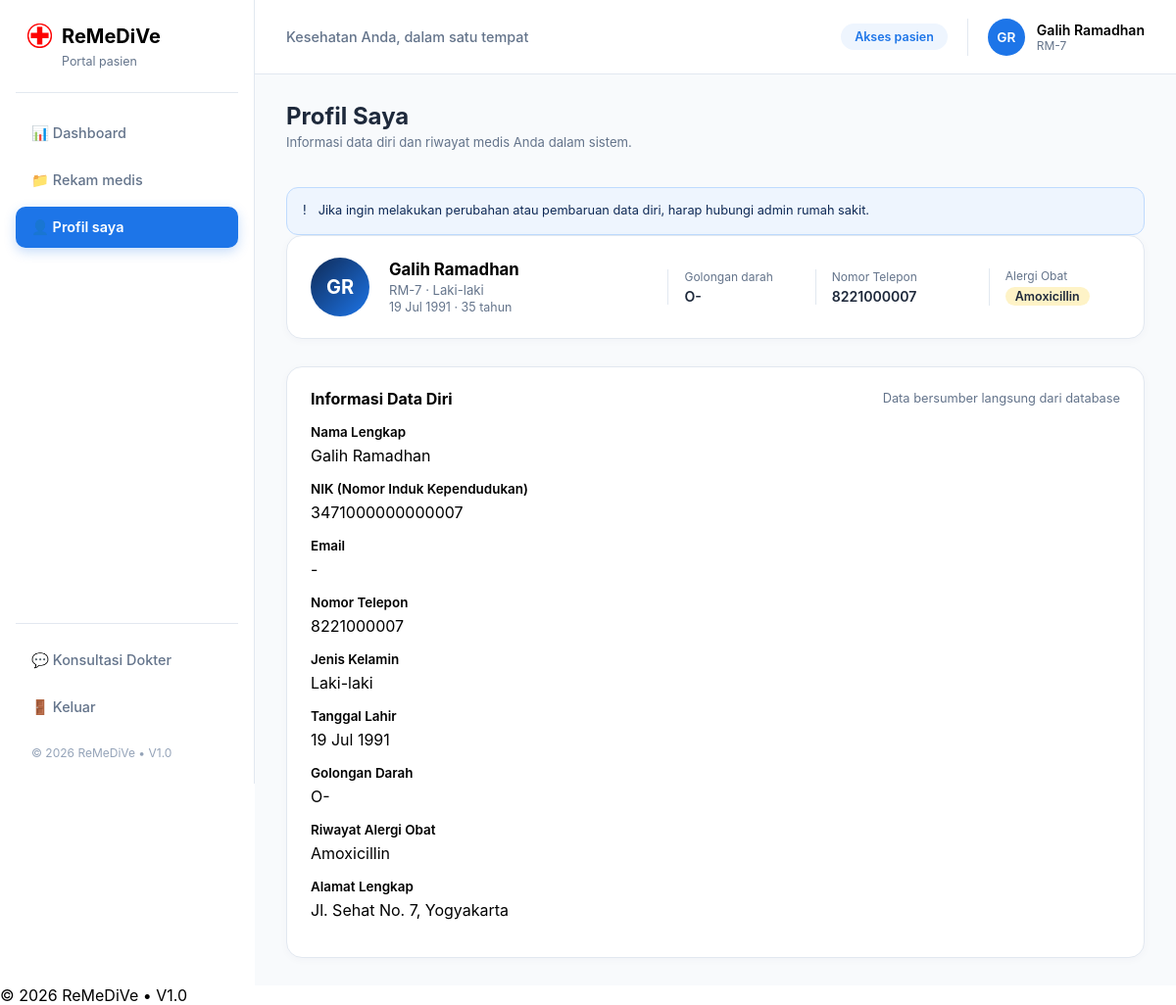
Page /patient_profile.php (signed in) on the committed database.
### tables this page shows
CREATE TABLE `patients` (
  `PatientID` int(11) NOT NULL,
  `PatientName` varchar(50) DEFAULT NULL,
  `NIK` char(16) DEFAULT NULL,
  `BloodType` varchar(3) DEFAULT NULL,
  `PhoneNumber` varchar(15) DEFAULT NULL,
  `Address` text DEFAULT NULL,
  `Gender` char(1) NOT NULL,
  `BirthDate` date NOT NULL,
  `UserID` int(11) DEFAULT NULL,
  `Allergy` varchar(50) DEFAULT NULL
);

### patient_profile.php (the view, shortened to what this page needs)
<?php
    include ('header.php');
    $age_text = '-';
    if ($data && !empty($data['BirthDate'])) {
        $birth_date_obj = new DateTime($data['BirthDate']);
        $today = new DateTime('today');
        $age = $birth_date_obj->diff($today)->y;
        $age_text = $age . ' tahun';
    }
?>
<main class="main-content">
    <div class="page-header-row">
        <div>
            <h2>Profil Saya</h2>
            <p class="section-desc">Informasi data diri dan riwayat medis Anda dalam sistem.</p>
        </div>
    </div>
    <div class="notice-disclaimer-box">
        <span>!</span>
        <p>Jika ingin melakukan perubahan atau pembaruan data diri, harap hubungi admin rumah sakit.</p>
    </div>
    <div class="card profile-summary-card">
        <div class="profile-avatar-large"><?php echo $initials; ?></div>
        <div class="profile-info-grid">
            <div class="profile-main-data">
                <h3><?php echo htmlspecialchars($display_name); ?></h3>
                <p><?php echo $identifier; ?> · <?php echo ($data && isset($data['Gender']) && $data['Gender'] == 'P') ? 'Perempuan' : 'Laki-laki'; ?></p>
                <p class="birth-text"><?php echo ($data && !empty($data['BirthDate'])) ? date('d M Y', strtotime($data['BirthDate'])) : '-'; ?> · <?php echo $age_text; ?></p>
            </div>
            <div class="profile-col">
                <span class="label">Golongan darah</span>
                <span class="value"><?php echo ($data && !empty($data['BloodType'])) ? htmlspecialchars($data['BloodType']) : '-'; ?></span>
            </div>
            <div class="profile-col">
                <span class="label">Nomor Telepon</span>
                <span class="value"><?php echo ($data && !empty($data['PhoneNumber'])) ? htmlspecialchars($data['PhoneNumber']) : '-'; ?></span>
            </div>
            <div class="profile-col">
                <span class="label">Alergi Obat</span>
                <span class="value warning-tag"><?php echo ($data && !empty($data['Allergy'])) ? htmlspecialchars($data['Allergy']) : 'Tidak ada'; ?></span>
            </div>
        </div>
    </div>
    <div class="card content-card profile-edit-container">
        <div class="card-title-row">
            <h3>Informasi Data Diri</h3>
            <span class="section-sub-info">Data bersumber langsung dari database</span>
        </div>
        <div class="profile-details-view">
            <div class="form-grid-two">
                <div class="form-group">
                    <label class="label">Nama Lengkap</label>
                    <div class="profile-text-static"><?php echo htmlspecialchars($data['PatientName'] ?? '-'); ?></div>
                </div>
                <div class="form-group">
                    <label class="label">NIK (Nomor Induk Kependudukan)</label>
                    <div class="profile-text-static"><?php echo htmlspecialchars($data['NIK'] ?? '-'); ?></div>
                </div>
            </div>
            <div class="form-grid-two">
                <div class="form-group">
                    <label class="label">Email</label>
                    <div class="profile-text-static"><?php echo htmlspecialchars($data['Email'] ?? '-'); ?></div>
                </div>
                <div class="form-group">
                    <label class="label">Nomor Telepon</label>
                    <div class="profile-text-static"><?php echo htmlspecialchars($data['PhoneNumber'] ?? '-'); ?></div>
                </div>
            </div>
            <div class="form-grid-three">
                <div class="form-group">
                    <label class="label">Jenis Kelamin</label>
                    <div class="profile-text-static"><?php echo ($data && isset($data['Gender']) && $data['Gender'] == 'P') ? 'Perempuan' : 'Laki-laki'; ?></div>
                </div>
                <div class="form-group">
                    <label class="label">Tanggal Lahir</label>
                    <div class="profile-text-static"><?php echo ($data && !empty($data['BirthDate'])) ? date('d M Y', strtotime($data['BirthDate'])) : '-'; ?></div>
                </div>
                <div class="form-group">
                    <label class="label">Golongan Darah</label>
                    <div class="profile-text-static"><?php echo htmlspecialchars($data['BloodType'] ?? '-'); ?></div>
                </div>
            </div>
            <div class="form-group">
                <label class="label">Riwayat Alergi Obat</label>
                <div class="profile-text-static"><?php echo htmlspecialchars($data['Allergy'] ?? 'Tidak ada'); ?></div>
            </div>
            <div class="form-group">
                <label class="label">Alamat Lengkap</label>
                <div class="profile-text-static"><?php echo htmlspecialchars($data['Address'] ?? '-'); ?></div>
            </div>
        </div>
    </div>
</main>
<?php
    include ('footer.php');
?>

### header.php (shortened to what this page needs)
<?php
    include ('connection.php');
    $user_id = $_SESSION['UserID'];
    $role = $_SESSION['Role'];
    $display_name = '';
    $identifier   = '';
    $initials     = '';
    if ($role === 'patient') {
    $query = "SELECT * FROM patients WHERE UserID = '$user_id'";
    $result = mysqli_query($connection, $query);
        if ($result && mysqli_num_rows($result) > 0) {
            $data = mysqli_fetch_assoc($result);
            $display_name = $data['PatientName'];
            $identifier = 'RM-' . $data['PatientID'];
            $words = explode(' ', $display_name);
            $initials = mb_substr($words[0], 0, 1) . (isset($words[1]) ? mb_substr($words[1], 0, 1) : '');
            $initials = strtoupper($initials);
        }
    } else {
        $display_name = 'Administrator';
        $identifier = 'ADM';
        $initials = 'AD';
    }
?>
<!DOCTYPE html>
<html lang="id">
<head>
    <link rel="stylesheet" href="style.css">
</head>
<body>
    <div class="app-layout">
        <aside class="sidebar">
            <div class="sidebar-brand">
                <img src="assets/image/RedCross.png" alt="ReMeDiVe" style="height: 25px; width:auto;">
                <h2>ReMeDiVe</h2>
                <small><?php echo ($role === 'patient') ? 'Portal pasien' : (($role === 'doctor') ? 'Portal dokter' : 'Portal admin'); ?></small>
            </div>
            <nav class="sidebar-menu">
                <?php
                    if ($role === 'patient'){
                        ?>
                        <a href="patient_dashboard.php" class="menu-item <?php echo (basename($_SERVER['PHP_SELF']) == 'patient_dashboard.php') ? 'active' : ''; ?>">
                            <span>📊 Dashboard</span>
                        </a>
                        <a href="patient_records.php" class="menu-item <?php echo (basename($_SERVER['PHP_SELF']) == 'patient_records.php') ? 'active' : ''; ?>">
                            <span>📁 Rekam medis</span>
                        </a>
                        <a href="patient_profile.php" class="menu-item <?php echo (basename($_SERVER['PHP_SELF']) == 'patient_profile.php') ? 'active' : ''; ?>">
                            <span>👤 Profil saya</span>
                        </a>
                        <?php
                    }
                ?>
            </nav>
            <div class="sidebar-footer-menu">
                <a href="chat.php" class="menu-item <?php echo (basename($_SERVER['PHP_SELF']) == 'chat.php') ? 'active' : ''; ?>">
                    <span>💬 <?php echo ($role === 'patient') ? 'Konsultasi Dokter' : 'Chat Pasien'; ?></span>
                </a>
                <a href="logout.php" class="menu-item logout-item">
                    <span>🚪 Keluar</span>
                </a>
                <div class="copyright-box">
                    <span>&copy; <?php echo date('Y'); ?> ReMeDiVe &bull; V1.0</span>
                </div>
            </div>
        </aside>
        <div class="main-wrapper">
            <header class="top-header">
                <div class="top-header-left">
                    <p>Kesehatan Anda, dalam satu tempat</p>
                </div>
                <div class="top-header-right">
                    <span class="role-badge"><?php echo ($role === 'patient') ? 'Akses pasien' : (($role === 'doctor') ? 'Akses dokter' : 'Akses admin'); ?></span>
                    <div class="user-profile-mini">
                        <span class="user-avatar-small"><?php echo $initials; ?></span>
                        <div class="user-info-text">
                            <span class="u-name"><?php echo htmlspecialchars($display_name); ?></span>
                            <small><?php echo htmlspecialchars($identifier); ?></small>
                        </div>
                    </div>
                </div>
            </header>
        </div>
    </div>
</body>
</html>

### rows in the picture
patients: PatientName "GR", PatientName "Galih Ramadhan", PatientID "RM-7", BirthDate "19 Jul 1991", BirthDate "35 tahun", BloodType "O-", PhoneNumber "8221000007", Allergy "Amoxicillin", NIK "3471000000000007", Address "Jl. Sehat No. 7, Yogyakarta"

### other values in the picture
$data['Email'] "-"
